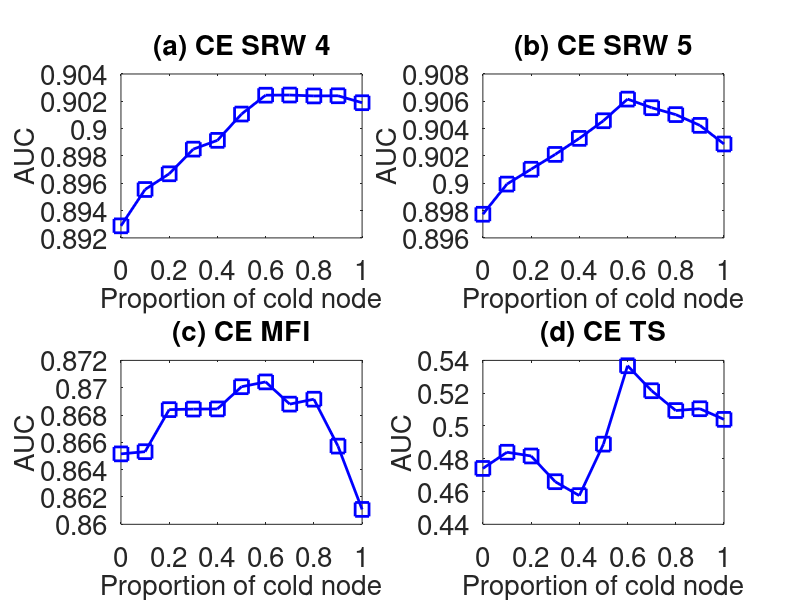

Write MATLAB code to recreate this figure.
subplot(2,2,1);
x=0:0.1:1;
y=[0.8928828	0.8955432	0.8966924	0.898498	0.899141	0.9010672	0.902447	0.9024588	0.9023918	0.9024046	0.9018966
];
plot(x,y,'-bs','LineWidth',2,'MarkerSize',10);
set(gca,'FontSize',20);
xlabel('Proportion of cold node','fontsize',20);
ylabel('AUC','fontsize',20);
title('(a) CE SRW 4','fontsize',20);

subplot(2,2,2);
x=0:0.1:1;
y=[0.8977316	0.8999396	0.9010264	0.9021124	0.9032854	0.904577	0.9061604	0.90553	0.905026	0.904238	0.902875
];
plot(x,y,'-bs','LineWidth',2,'MarkerSize',10);
set(gca,'FontSize',20);
xlabel('Proportion of cold node','fontsize',20);
ylabel('AUC','fontsize',20);
title('(b) CE SRW 5','fontsize',20);

subplot(2,2,3);
x=0:0.1:1;
y=[0.8651561	0.865317	0.8683954	0.8684358	0.8684474	0.8700728	0.8704242	0.8687986	0.8691596	0.8657252	0.8610908
];
plot(x,y,'-bs','LineWidth',2,'MarkerSize',10);
set(gca,'FontSize',20);
xlabel('Proportion of cold node','fontsize',20);
ylabel('AUC','fontsize',20);
title('(c) CE MFI','fontsize',20);


subplot(2,2,4);
x=0:0.1:1;
y=[0.4740908	0.4839663	0.4816816	0.465987	0.457513	0.4889062	0.5367334	0.521493	0.5094054	0.5105022	0.504019
];
plot(x,y,'-bs','LineWidth',2,'MarkerSize',10);
set(gca,'FontSize',20);
xlabel('Proportion of cold node','fontsize',20);
ylabel('AUC','fontsize',20);
title('(d) CE TS','fontsize',20);